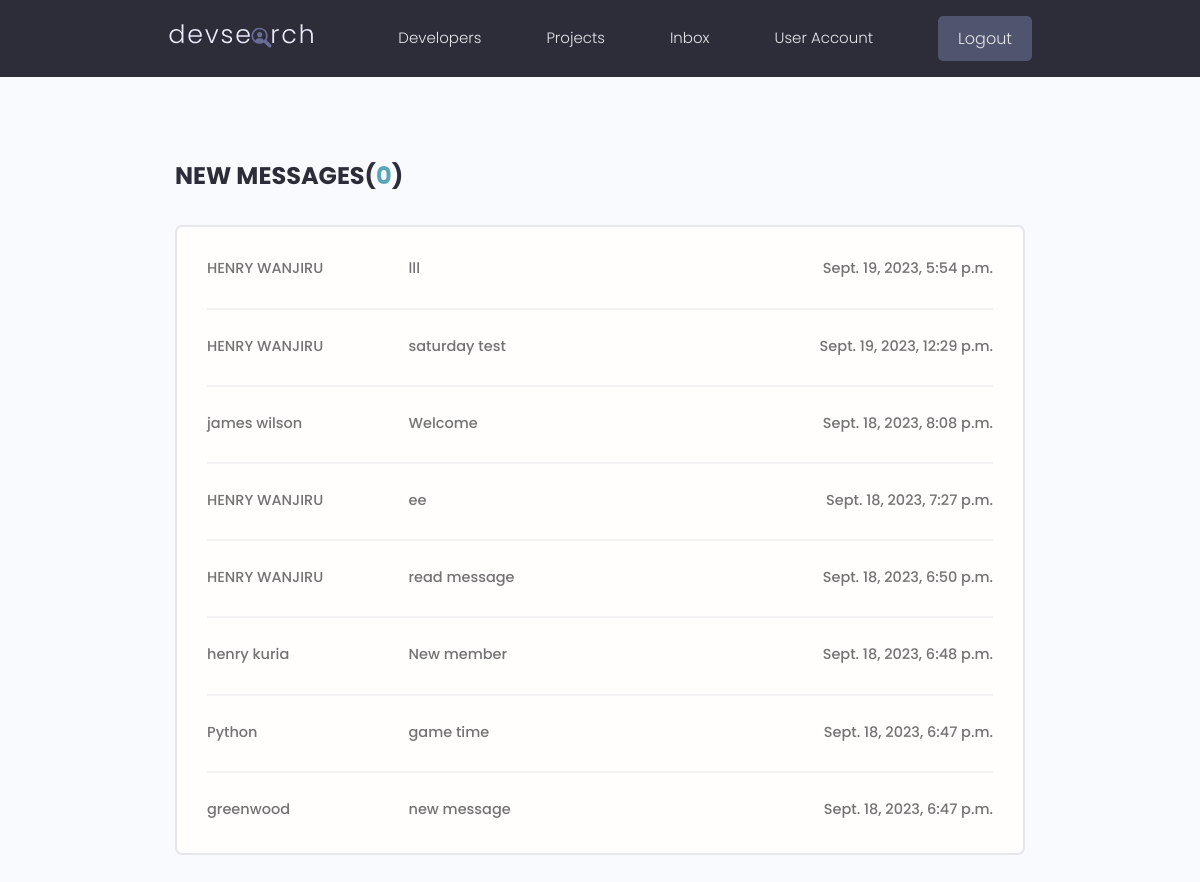
The page /inbox/ (signed in) on the database its author committed.
### users/models.py (models this page shows, shortened)
class Message(models.Model):
    sender = models.ForeignKey(Profile, on_delete=models.SET_NULL,null=True,blank=True)
    recipient = models.ForeignKey(Profile, on_delete=models.SET_NULL,null=True,blank=True, related_name='messages')
    name = models.CharField(max_length=200, null=True, blank=False)
    email = models.EmailField(max_length=200, null=True, blank=False)
    subject = models.CharField(max_length=200, null=True, blank=False)
    body = models.TextField()
    is_read = models.BooleanField(default=False, null=True)
    created =models.DateTimeField(auto_now_add=True)
    id = models.UUIDField(default=uuid.uuid4, unique=True,editable=False,
                            primary_key=True)
    class Meta:
        ordering = ['is_read', '-created']

### users/views.py (the view)
# urls.py: path('inbox/', views.inbox, name='inbox'),
@login_required(login_url="login")
def inbox(request):
    profile = request.user.profile
    messageRequests = profile.messages.all()
    unreadCount = profile.messages.filter(is_read=False).count()
    context = {'messageRequests':messageRequests,'unreadCount':unreadCount }
    return render(request, 'users/inbox.html', context)

### users/templates/users/inbox.html
{% include 'main.html' %}
  {% block content %}
  <main class="inbox my-xl">
    <div class="content-box">
      <h3 class="inbox__title">New Messages(<span>{{unreadCount}}</span>)</h3>
      <ul class="messages">
        {% for message in messageRequests %}
          {% if message.is_read == False %}
          <li class="message message--unread">
            {% else %}
            <li class="message message">
          {% endif %}
          <a href="{% url 'message' message.id %}">
            <span class="message__author">{{message.name}}</span>
            <span class="message__subject">{{message.subject}}</span>
            <span class="message__date">{{message.created}}</span>
          </a>
        </li>
      {% endfor %}
      </ul>
    </div>
  </main>
  {% endblock content %}

### static/styles/app.css (style rules this page uses)
:root { --color-sub: #2d2d39; }
.content-box { width: 95%; max-width: 85rem; margin: 0 auto; }
.inbox { height: 90vh; }
.inbox__title, .inbox__title span { font-size: 2.4rem; font-weight: 700; color: var(--color-sub); text-transform: uppercase; text-align: left; margin-bottom: 3rem; }
.inbox__title span { color: var(--color-main); }
.messages { list-style: none; background: var(--color-white); padding: 0.5rem 3rem; border: 2px solid var(--color-light); border-radius: 0.7rem; }
.message { padding: 2.5rem 0; }
.message > a span { font-size: 1.45rem; font-weight: 500; }
.message:not(:last-child) { border-bottom: 2px solid var(--color-white-light); }
.message > a { display: flex; gap: 1rem; }
.message__author, .message__date { flex-basis: 25%; }
.message__subject { flex-basis: 50%; }
.message__date { text-align: right; }

### static/uikit/styles/modules/_variables.css (style rules this page uses)
:root { --color-main: #5aa5b9; --color-main-light: #e6faff; --color-sub: #3f4156; --color-sub-light: #51546e; --color-sub-lighter: #ededfd; --color-text: #737373; --color-gray: #8b8b8b; --color-light: #e5e7eb; --color-light-gray: #767676; --color-bg: #f8fafd; --color-white: #fffefd; --color-white-light: #f3f3f3; --color-success: #359e64; --color-success-bg: #def8e8; --color-error: #fc4b0b; --color-error-bg: #fff2ee; --font-base: 'Poppins', arial, helvetica, 'Segoe UI', roboto, ubuntu, sans-serif; --font-monospace: 'Fira Code', 'Courier New', courier, monospace; --font-regular: 300; --font-medium: 500; --font-bold: 700; --generic-shadow: 1px 1px 5px #00000010; --generic-transition: all 0.3s ease-in-out; }

### static/uikit/styles/modules/_base.css (style rules this page uses)
* { margin: 0; padding: 0; box-sizing: border-box; text-rendering: optimizeLegibility; color: inherit; font-size: inherit; }
html { font-size: 50%; }
@media only screen and (min-width: 480px) { html { font-size: 56.25%; } }
@media only screen and (min-width: 1200px) { html { font-size: 62.5%; } }
body { line-height: 1.6; font-weight: 400; font-size: 1.5rem; color: var(--color-text); background-color: var(--color-bg); min-height: 100vh; }

### static/uikit/styles/modules/_typography.css (style rules this page uses)
* { font-family: var(--font-base); }
h3 { font-size: 3.2rem; font-weight: var(--font-medium); }
p, span, strong { font-size: 1.6rem; color: var(--color-text); font-weight: var(--font-regular); }
a { padding-bottom: 2px; text-decoration: none; display: inline-block; color: var(--color-main); font-weight: var(--font-medium); }

### static/uikit/styles/modules/_utilities.css (style rules this page uses)
.my-xl { margin: 8rem auto; }

### rows shown on the page
Message: name "HENRY WANJIRU", subject "lll", created "Sept. 19, 2023, 5:54 p.m."
Message: name "HENRY WANJIRU", subject "saturday test", created "Sept. 19, 2023, 12:29 p.m."
Message: name "james wilson", subject "Welcome", created "Sept. 18, 2023, 8:08 p.m."
Message: name "HENRY WANJIRU", subject "ee", created "Sept. 18, 2023, 7:27 p.m."
Message: name "HENRY WANJIRU", subject "read message", created "Sept. 18, 2023, 6:50 p.m."
Message: name "henry kuria", subject "New member", created "Sept. 18, 2023, 6:48 p.m."
Message: name "Python", subject "game time", created "Sept. 18, 2023, 6:47 p.m."
Message: name "greenwood", subject "new message", created "Sept. 18, 2023, 6:47 p.m."

### other values the page prints
{{ unreadCount }} "0"
